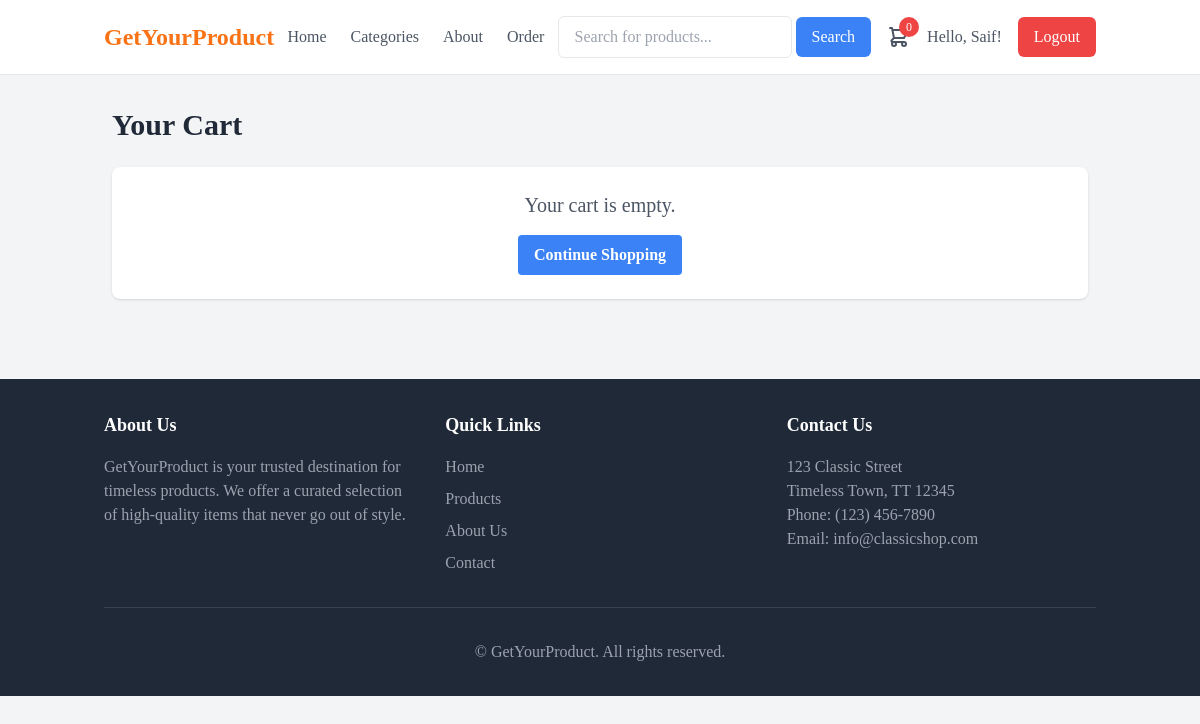
/cart/ (signed in), run on an earlier commit of the app's database.
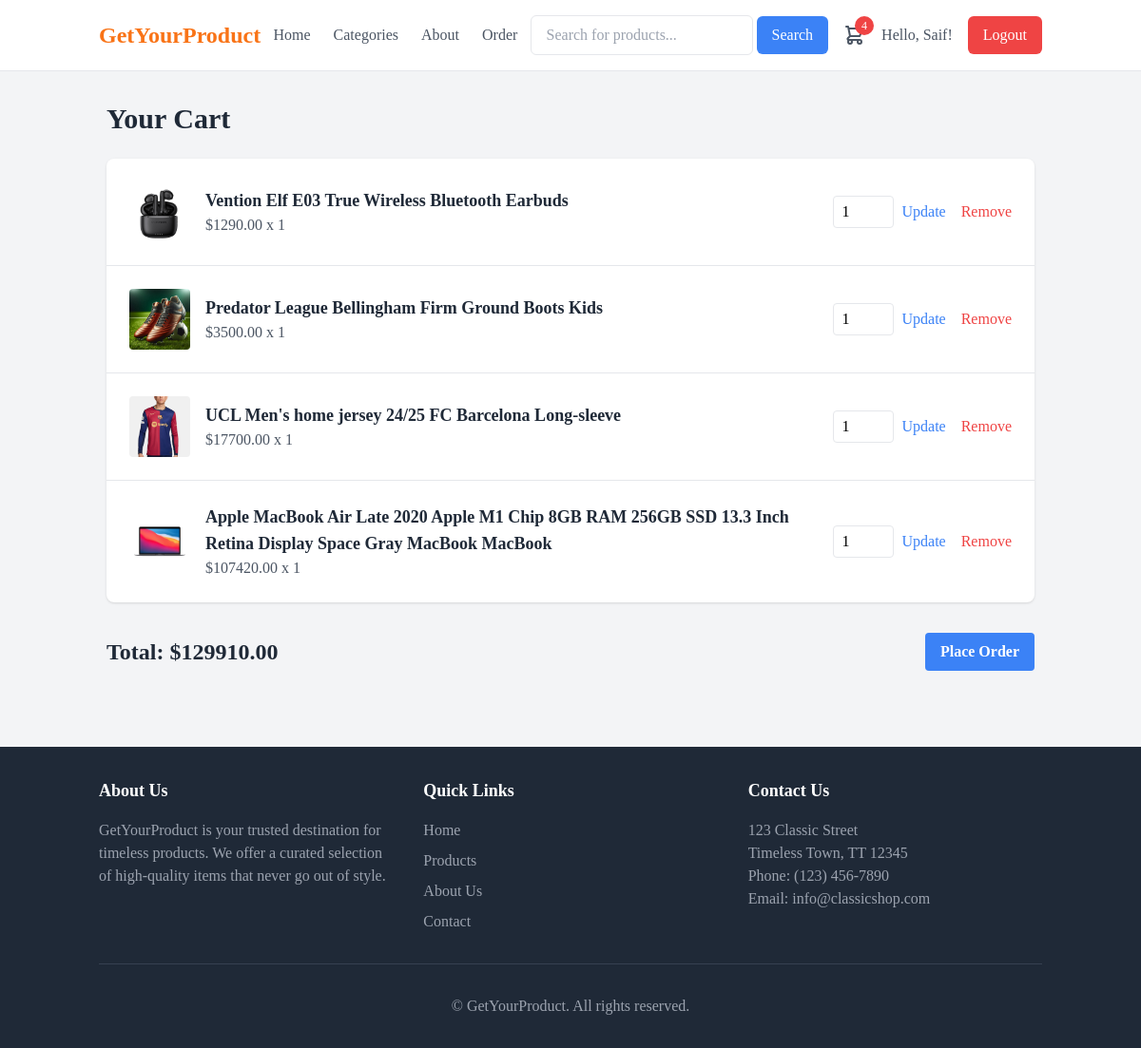
And on a later commit of the database.
### products/models.py (models this page shows, shortened)
class CartItem(models.Model):
    cart = models.ForeignKey(Cart, on_delete=models.CASCADE)
    product = models.ForeignKey(Product, on_delete=models.CASCADE)
    quantity = models.IntegerField(default=1)

class Product(models.Model):
    name = models.CharField(max_length=200)
    description = RichTextField()
    price = models.DecimalField(max_digits=10, decimal_places=2)
    image = models.ImageField(upload_to='product_images/')
    stock = models.IntegerField(default=0)
    category = models.ForeignKey(Category, on_delete=models.SET_NULL, null=True, related_name="products")

### products/views.py (the view)
# urls.py: path('cart/', views.cart_detail, name='cart_detail'),
@login_required
def cart_detail(request):
    cart, _ = Cart.objects.get_or_create(user=request.user)
    cart_items = CartItem.objects.filter(cart=cart)
    total_price = sum(item.product.price * item.quantity for item in cart_items)
    return render(request, 'products/cart_detail.html', {
        'cart_items': cart_items,
        'total_price': total_price,
        'cart_item_count': cart_items.count(),
    })

### templates/products/cart_detail.html (shortened to what this page needs)
{% load static %}
<!DOCTYPE html>
<html lang="en">
<head>
    <script src="https://cdn.tailwindcss.com"></script>
</head>
<body class="bg-gray-100 font-serif">
    <header x-data="{ open: false }" class="bg-white border-b border-gray-200">
        <div class="container mx-auto px-4 py-4">
            <div class="flex items-center justify-between">
                <a href="{% url 'product_list' %}" class="text-lg sm:text-xl md:text-2xl font-bold text-orange-500 text-gray-800">GetYourProduct</a>
                <nav class="hidden md:flex space-x-6">
                    <a href="{% url 'product_list' %}" class="text-gray-600 hover:text-gray-800">Home</a>
                    <a href="#" class="text-gray-600 hover:text-gray-800">Categories</a>
                    <a href="{% url 'about' %}" class="text-gray-600 hover:text-gray-800">About</a>
                    <a href="{% url 'order_history' %}" class="text-gray-600 hover:text-gray-800">Order</a>
                </nav>
                <div class="flex items-center space-x-4">
                    <form method="get" action="{% url 'product_list' %}" class="hidden md:block">
                        <input type="text" name="query" value="{{ query }}" placeholder="Search for products..." class="px-4 py-2 border rounded-md focus:outline-none focus:ring-2 focus:ring-blue-500">
                        <button type="submit" class="bg-blue-500 text-white px-4 py-2 rounded-md hover:bg-blue-600">Search</button>
                    </form>
                    <a href="{% url 'cart_detail' %}" class="text-gray-600 hover:text-gray-800 relative">
                        <span class="absolute -top-2 -right-2 bg-red-500 text-white rounded-full w-5 h-5 flex items-center justify-center text-xs">{{ cart_item_count }}</span>
                    </a>
                    {% if user.is_authenticated %}
                        <span class="text-gray-600">Hello, <a href="{% url 'profile_view' %}">{{ user.username }}!</a></span>
                        <a href="{% url 'logout' %}" class="hidden md:flex space-x-6 bg-red-500 text-white px-4 py-2 rounded-md hover:bg-red-600 transition-colors duration-300">Logout</a>
                    {% else %}
                        <a href="{% url 'login' %}" class="hidden md:flex space-x-6 bg-blue-500 text-white px-4 py-2 rounded-md hover:bg-blue-600 transition-colors duration-300">Login</a>
                    {% endif %}
                </div>
            </div>
        </div>
    </header>
    <main class="flex-grow container mx-auto px-6 py-8">
        <h2 class="text-3xl font-bold text-gray-800 mb-6">Your Cart</h2>
        {% if cart_items %}
            <div class="bg-white rounded-lg shadow overflow-hidden">
                <ul class="divide-y divide-gray-200">
                    {% for item in cart_items %}
                        <li class="p-6 flex items-center justify-between">
                            <div class="flex items-center space-x-4">
                                <img src="{{ item.product.image.url }}" alt="{{ item.product.name }}" class="w-16 h-16 object-cover rounded">
                                <div>
                                    <h3 class="text-lg font-semibold text-gray-800">{{ item.product.name }}</h3>
                                    <p class="text-gray-600">${{ item.product.price }} x {{ item.quantity }}</p>
                                </div>
                            </div>
                            <div class="flex items-center space-x-4">
                                <form method="post" action="{% url 'update_cart_item' item.id %}" class="flex items-center space-x-2">
                                    <input type="number" name="quantity" value="{{ item.quantity }}" min="1" class="w-16 px-2 py-1 border rounded">
                                    <button type="submit" class="text-blue-500 hover:text-blue-700">Update</button>
                                </form>
                                <a href="{% url 'remove_from_cart' item.id %}" class="text-red-500 hover:text-red-700">Remove</a>
                            </div>
                        </li>
                    {% endfor %}
                </ul>
            </div>
            <div class="mt-8 flex justify-between items-center">
                <p class="text-2xl font-bold text-gray-800">Total: ${{ total_price }}</p>
                <a href="{% url 'place_order' %}" class="bg-blue-500 hover:bg-blue-600 text-white font-bold py-2 px-4 rounded transition duration-300 ease-in-out transform hover:scale-105">
                    Place Order
                </a>
            </div>
        {% else %}
            <div class="bg-white rounded-lg shadow p-6 text-center">
                <p class="text-xl text-gray-600">Your cart is empty.</p>
                <a href="{% url "product_list" %}" class="mt-4 inline-block bg-blue-500 hover:bg-blue-600 text-white font-bold py-2 px-4 rounded transition duration-300 ease-in-out transform hover:scale-105">
                    Continue Shopping
                </a>
            </div>
        {% endif %}
    </main>
    <footer class="bg-gray-800 text-white py-8 mt-12">
        <div class="container mx-auto px-4">
            <div class="grid grid-cols-1 md:grid-cols-3 gap-8">
                <div>
                    <h3 class="text-lg font-semibold mb-4">About Us</h3>
                    <p class="text-gray-400">GetYourProduct is your trusted destination for timeless products. We offer a curated selection of high-quality items that never go out of style.</p>
                </div>
                <div>
                    <h3 class="text-lg font-semibold mb-4">Quick Links</h3>
                    <ul class="space-y-2">
                        <li><a href="#" class="text-gray-400 hover:text-white">Home</a></li>
                        <li><a href="#" class="text-gray-400 hover:text-white">Products</a></li>
                        <li><a href="#" class="text-gray-400 hover:text-white">About Us</a></li>
                        <li><a href="#" class="text-gray-400 hover:text-white">Contact</a></li>
                    </ul>
                </div>
                <div>
                    <h3 class="text-lg font-semibold mb-4">Contact Us</h3>
                    <p class="text-gray-400">123 Classic Street<br />Timeless Town, TT 12345<br />Phone: (123) 456-7890<br />Email: info@classicshop.com</p>
                </div>
            </div>
            <div class="mt-8 pt-8 border-t border-gray-700 text-center text-gray-400">
                © {{ now|date:"Y" }} GetYourProduct. All rights reserved.
            </div>
        </div>
    </footer>
</body>
</html>

What changed in the data, as far as the page shows it:
added CartItem: product.image (picture), product.name "Vention Elf E03 True Wireless Bluetooth Earbuds", product.price "1290.00", quantity "1"
added CartItem: product.image (picture), product.name "Predator League Bellingham Firm Ground Boots Kids", product.price "3500.00", quantity "1"
added CartItem: product.image (picture), product.name "UCL Men's home jersey 24/25 FC Barcelona Long-sleeve", product.price "17700.00", quantity "1"
added CartItem: product.image (picture), product.name "Apple MacBook Air Late 2020 Apple M1 Chip 8GB RAM 256GB SSD 13.3 Inch Retina Display Space Gray MacBook MacBook", product.price "107420.00", quantity "1"
Also different on the page:
{{ cart_item_count }}: "0" → "4"
{{ total_price }}: (not shown) → "129910.00"
text no longer shown: "Your cart is empty. Continue Shopping"
text now shown: "Total: $ Place Order"
